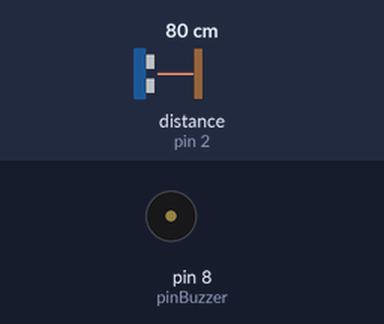
Recording of a sketch running on a simulated Arduino Uno, built with avr-gcc and run on an emulated ATmega328P. Shown: buzzer (waves = sounding). Wiring (inferred from the names in the program): range finder with pulse-width output: data pin 2. The inputs (shaded band) are chosen by the test bench; at power-on: distance to the obstacle (sensor on pin 2) 80 cm.

Above: at 1.17 s.
At 7.11 s:
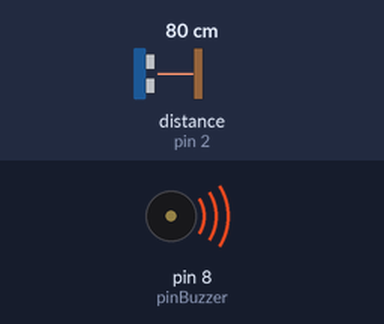
Timing chart, 0 to 7.4 s (numbered marks = the images above):
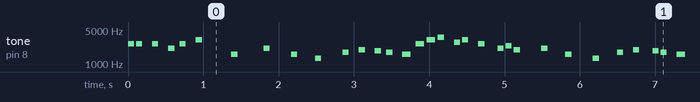

Measured:
- by itself, tone on pin 8 (pinBuzzer): plays 2637 Hz for 0.08 s, 2637 Hz for 0.08 s, 2637 Hz for 0.08 s, 2093 Hz for 0.08 s, 2637 Hz for 0.08 s, 3136 Hz for 0.08 s … (488 notes in this stretch)

The sketch:

Reproductor.ino
```cpp
// Mario Ruiz Calvo 05/05/2017

#include "pitches.h"

int pinBuzzer = 8; // Pin para el Buzzer

int pinBoton = 2; // Pin para el boton (Pin 2 para interrupciones)

volatile bool play = true; // Indicar que se esta reproduciendo la cancion. TRUE = play FALSE = pause. (Es volatile para que en cada aparicion de la variable se compruebe si se ha modificado el valor (mediante interrupción))

int i=0;

int mario[] = { // melodia
  NOTE_E7, NOTE_E7, 0, NOTE_E7,
  0, NOTE_C7, NOTE_E7, 0,
  NOTE_G7, 0, 0,  0,
  NOTE_G6, 0, 0, 0,

  NOTE_C7, 0, 0, NOTE_G6,
  0, 0, NOTE_E6, 0,
  0, NOTE_A6, 0, NOTE_B6,
  0, NOTE_AS6, NOTE_A6, 0,

  NOTE_G6, NOTE_E7, NOTE_G7,
  NOTE_A7, 0, NOTE_F7, NOTE_G7,
  0, NOTE_E7, 0,NOTE_C7,
  NOTE_D7, NOTE_B6, 0, 0,

  NOTE_C7, 0, 0, NOTE_G6,
  0, 0, NOTE_E6, 0,
  0, NOTE_A6, 0, NOTE_B6,
  0, NOTE_AS6, NOTE_A6, 0,

  NOTE_G6, NOTE_E7, NOTE_G7,
  NOTE_A7, 0, NOTE_F7, NOTE_G7,
  0, NOTE_E7, 0,NOTE_C7,
  NOTE_D7, NOTE_B6, 0, 0
};
int mario_duracion[] = { // duraciones de cada nota
  12, 12, 12, 12,
  12, 12, 12, 12,
  12, 12, 12, 12,
  12, 12, 12, 12,

  12, 12, 12, 12,
  12, 12, 12, 12,
  12, 12, 12, 12,
  12, 12, 12, 12,

  9, 9, 9,
  12, 12, 12, 12,
  12, 12, 12, 12,
  12, 12, 12, 12,

  12, 12, 12, 12,
  12, 12, 12, 12,
  12, 12, 12, 12,
  12, 12, 12, 12,

  9, 9, 9,
  12, 12, 12, 12,
  12, 12, 12, 12,
  12, 12, 12, 12,
};

void Play_Pause(){
  play = !play; // Activar el play/pausa. TRUE = play FALSE = pausa
}

void setup() {Serial.begin(9600);
  attachInterrupt(digitalPinToInterrupt(pinBoton), Play_Pause, FALLING); // Definir una interrupcion que llamará a la funcion que indica el play y la pausa
}

int *melodia = mario, *duracion = mario_duracion, n = sizeof(mario) / sizeof(int);;
void loop() {
  int duracion_act, pausa_entre_notas;

  // Si el boton no ha activado la pausa
  if(play) {
    // Calcular la duracion de la nota
    duracion_act = 1000 / duracion[i];
    // Hacer que suene la nota
    tone(pinBuzzer, melodia[i], duracion_act);
    pausa_entre_notas = duracion_act * 1.30;
    // Hacer una pausa entre nota y nota
    delay(pausa_entre_notas);
    noTone(pinBuzzer);
    if(i==n-1) {i=0; delay(2000);} // Si se ha llegado al final de la melodia, esperar 2 segundos y empezar desde el principio
    else i++; // Siguiente nota
 }
}
```

pitches.h
```cpp
/*************************************************
 * Public Constants
 *************************************************/

#define NOTE_B0  31
#define NOTE_C1  33
#define NOTE_CS1 35
#define NOTE_D1  37
#define NOTE_DS1 39
#define NOTE_E1  41
#define NOTE_F1  44
#define NOTE_FS1 46
#define NOTE_G1  49
#define NOTE_GS1 52
#define NOTE_A1  55
#define NOTE_AS1 58
#define NOTE_B1  62
#define NOTE_C2  65
#define NOTE_CS2 69
#define NOTE_D2  73
#define NOTE_DS2 78
#define NOTE_E2  82
#define NOTE_F2  87
#define NOTE_FS2 93
#define NOTE_G2  98
#define NOTE_GS2 104
#define NOTE_A2  110
#define NOTE_AS2 117
#define NOTE_B2  123
#define NOTE_C3  131
#define NOTE_CS3 139
#define NOTE_D3  147
#define NOTE_DS3 156
#define NOTE_E3  165
#define NOTE_F3  175
#define NOTE_FS3 185
#define NOTE_G3  196
#define NOTE_GS3 208
#define NOTE_A3  220
#define NOTE_AS3 233
#define NOTE_B3  247
#define NOTE_C4  262
#define NOTE_CS4 277
#define NOTE_D4  294
#define NOTE_DS4 311
#define NOTE_E4  330
#define NOTE_F4  349
#define NOTE_FS4 370
#define NOTE_G4  392
#define NOTE_GS4 415
#define NOTE_A4  440
#define NOTE_AS4 466
#define NOTE_B4  494
#define NOTE_C5  523
#define NOTE_CS5 554
#define NOTE_D5  587
#define NOTE_DS5 622
#define NOTE_E5  659
#define NOTE_F5  698
#define NOTE_FS5 740
#define NOTE_G5  784
#define NOTE_GS5 831
#define NOTE_A5  880
#define NOTE_AS5 932
#define NOTE_B5  988
#define NOTE_C6  1047
#define NOTE_CS6 1109
#define NOTE_D6  1175
#define NOTE_DS6 1245
#define NOTE_E6  1319
#define NOTE_F6  1397
#define NOTE_FS6 1480
#define NOTE_G6  1568
#define NOTE_GS6 1661
#define NOTE_A6  1760
#define NOTE_AS6 1865
#define NOTE_B6  1976
#define NOTE_C7  2093
#define NOTE_CS7 2217
#define NOTE_D7  2349
#define NOTE_DS7 2489
#define NOTE_E7  2637
#define NOTE_F7  2794
#define NOTE_FS7 2960
#define NOTE_G7  3136
#define NOTE_GS7 3322
#define NOTE_A7  3520
#define NOTE_AS7 3729
#define NOTE_B7  3951
#define NOTE_C8  4186
#define NOTE_CS8 4435
#define NOTE_D8  4699
#define NOTE_DS8 4978
```
